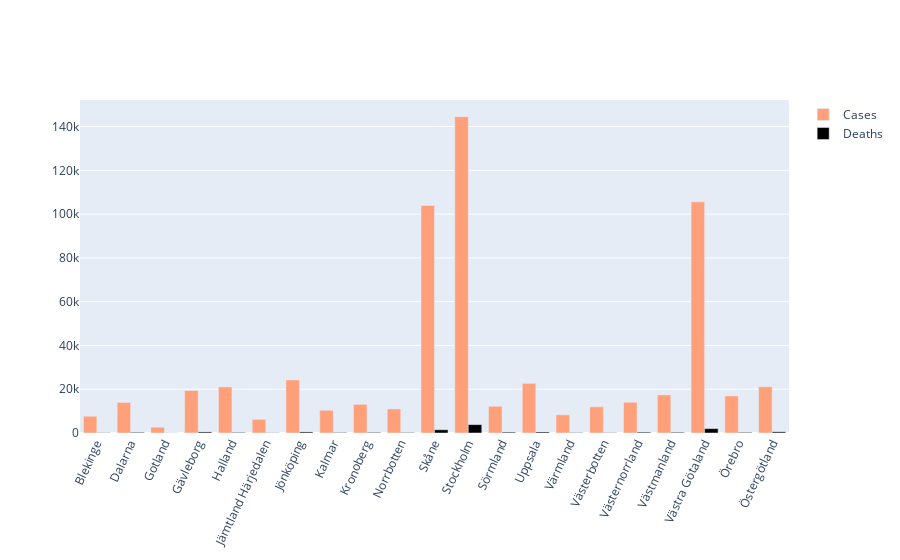

Notebook cell for this chart:
### Code cell
import pandas as pd 
import plotly.graph_objects as go

# Den här koden har tagits ur xxxxxxx jag bara anpassade den till min datan 

df = pd.read_csv("Regional_Totals_Data.csv")

regioner = df['Region'] # Variabeln för alla regioner 

fig = go.Figure() 

fig.add_trace(go.Bar(x=regioner, y=df["Total_Cases"], name='Cases', marker_color='lightsalmon'))

fig.add_trace(go.Bar(x=regioner, y=df["Total_Deaths"], name='Deaths', marker_color='black'))

fig.update_layout(barmode='group', xaxis_tickangle=-65)

fig.show()

### Figure 1 — Plotly figure (JSON) as saved in the notebook; plotly's stock layout.template omitted (floating-point values rounded to 4 significant figures)
{"data": [{"marker": {"color": "lightsalmon"}, "name": "Cases", "type": "bar", "x": ["Blekinge", "Dalarna", "Gotland", "Gävleborg", "Halland", "Jämtland Härjedalen", "Jönköping", "Kalmar", "Kronoberg", "Norrbotten", "Skåne", "Stockholm", "Sörmland", "Uppsala", "Värmland", "Västerbotten", "Västernorrland", "Västmanland", "Västra Götaland", "Örebro", "Östergötland"], "y": [7646, 13942, 2650, 19426, 21052, 6249, 24236, 10391, 13080, 10977, 103958, 144522, 12214, 22684, 8320, 11957, 14034, 17408, 105596, 16934, 21135]}, {"marker": {"color": "black"}, "name": "Deaths", "type": "bar", "x": ["Blekinge", "Dalarna", "Gotland", "Gävleborg", "Halland", "Jämtland Härjedalen", "Jönköping", "Kalmar", "Kronoberg", "Norrbotten", "Skåne", "Stockholm", "Sörmland", "Uppsala", "Värmland", "Västerbotten", "Västernorrland", "Västmanland", "Västra Götaland", "Örebro", "Östergötland"], "y": [112, 302, 44, 482, 254, 100, 486, 207, 284, 212, 1474, 3820, 389, 467, 162, 123, 387, 311, 1993, 285, 534]}], "layout": {"barmode": "group", "xaxis": {"tickangle": -65}}}
